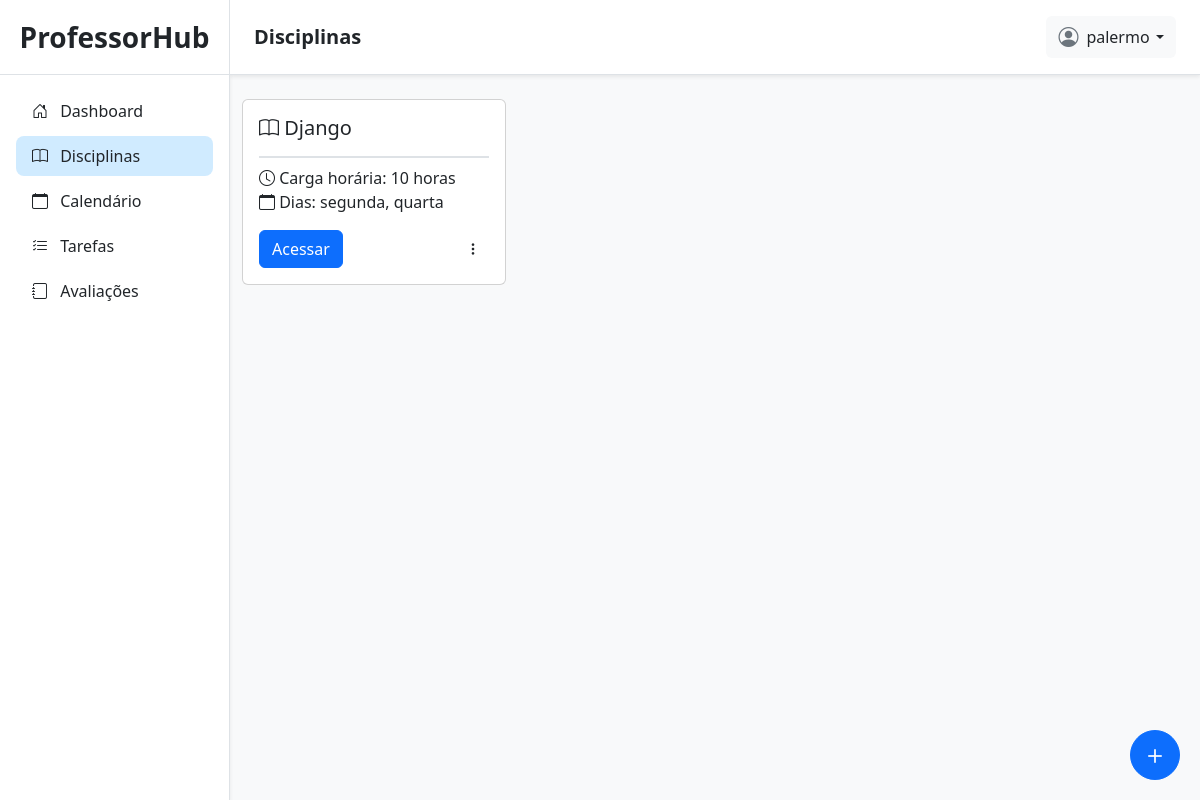
The app's page /disciplinas/ (signed in), older data.
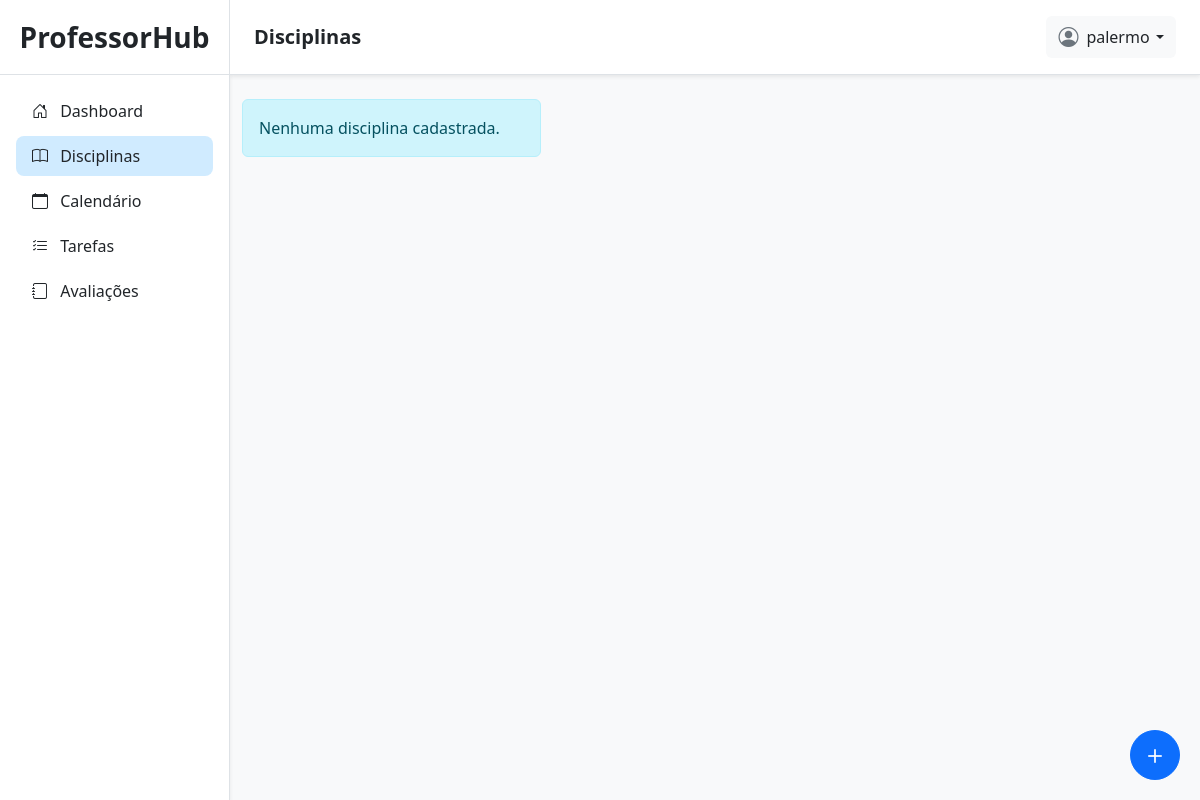
The same page, newer data.
### planner/models.py (models this page shows, shortened)
class Disciplina(models.Model):
    PERIODO = [
        ('semestral', 'semestral'),
        ('anual', 'anual'),
    ]
    user = models.ForeignKey(User, on_delete=models.CASCADE, related_name='disciplinas')
    calendario = models.ForeignKey(CalendarioLetivo, on_delete=models.CASCADE, related_name='disciplinas')
    nome = models.CharField(max_length=100)
    periodo = models.CharField(max_length=20, choices=PERIODO)
    carga_horaria = models.PositiveIntegerField()
    aviso = models.CharField(max_length=100, default='')

### planner/views/disciplinas/views_disciplinas.py (the view, shortened to what this page needs)
# urls.py: path('disciplinas/', views_disciplinas.disciplinas_view, name='disciplinas'),
@login_required(login_url='/login/')
@transaction.atomic
def disciplinas_view(request):
    if request.method == 'GET':
        disciplinas = Disciplina.objects.filter(user=request.user)
        calendarios = CalendarioLetivo.objects.filter(user=request.user)
        form = DisciplinaForm()
        dias_disciplinas = []
        for disciplina in disciplinas:
            dias = get_dias_aula_na_semana_disciplina(disciplina)
            dias_list = list(dias)
            dias_str = ', '.join(dias_list)
            dias_disciplinas.append(
                (disciplina, dias_str)
            )
            criar_aviso_se_faltar_aulas(disciplina)
        return render(request, 'planner/disciplinas/disciplinas.html', {
            'disciplinas': disciplinas,
            'calendarios': calendarios,
            'form': form,
            'dias_disciplinas': dias_disciplinas
        })
    return redirect('disciplinas')

### planner/utils.py (called while the page is built)
def calcular_num_aulas_faltantes(disciplina):
    total = disciplina.carga_horaria
    aulas_criadas = PlanoAula.objects.filter(
        disciplina=disciplina,
    ).aggregate(num_aulas=Sum('num_aulas'))['num_aulas'] or 0
    print('total:', total)
    print('aulas_criadas:', aulas_criadas)
    aulas_faltantes = total - aulas_criadas
    nome = f'[{disciplina.nome}]'
    carga = f'total={total:02}'
    print(f'[{str(disciplina.pk).rjust(2)}] | {nome.ljust(15)} | {carga:02}h | {aulas_criadas:02} | -> faltam {aulas_faltantes} aula(s)')
    return aulas_faltantes

def criar_aviso_se_faltar_aulas(disciplina):
    aulas_faltantes = calcular_num_aulas_faltantes(disciplina)
    mensagem = ''
    if aulas_faltantes > 0:
        mensagem = f"Faltam {aulas_faltantes} aula{'s' if aulas_faltantes != 1 else ''} para cumprir a carga horária!"
    if aulas_faltantes > 0:
        if not disciplina.aviso:
            disciplina.aviso = mensagem
            disciplina.save()
    else:
        print('tudo ok aulas')
        disciplina.aviso = ''
        disciplina.save()

### planner/templates/planner/disciplinas/disciplinas.html (shortened to what this page needs)
{% extends 'planner/base.html' %}
{% load static %}
{% block titlenavbar %}
Disciplinas
{% endblock %}
{% block content %}
<div class="container mt-4">
    <div class="row row-cols-1 row-cols-md-3 g-4 mb-3">
        {% for disciplina, dias_aulas in dias_disciplinas %}
        <div class="col" style="max-width: 18rem;">
            <div class="card h-100">
                <div class="card-body d-flex flex-column">
                    <h5 class="card-title border-bottom border-2 pb-3"><i class="bi bi-book"></i> {{ disciplina.nome }}</h5>
                    <div>
                        <div><i class="bi bi-clock"></i> Carga horária: {{ disciplina.carga_horaria }} horas</div>
                        <div><i class="bi bi-calendar"></i> Dias: {{ dias_aulas }}</div>
                    </div>
                    <div class="mt-auto pt-3 d-flex justify-content-between align-items-center">
                        <a href="{% url 'disciplina_planos' disciplina.id %}" class="btn btn-primary">Acessar</a>
                        <div class="dropdown">
                            <button class="btn btn-sm" type="button" data-bs-toggle="dropdown" aria-expanded="false">
                                <i class="bi bi-three-dots-vertical"></i>
                            </button>
                        </div>
                    </div>
                </div>
            </div>
        </div>
        {% empty %}
        <div class="col-12">
            <div class="alert alert-info">Nenhuma disciplina cadastrada.</div>
        </div>
        {% endfor %}
    </div>
</div>
<button type="button"
    class="btn btn-primary rounded-circle d-flex align-items-center justify-content-center position-fixed"
    data-bs-toggle="modal"
    data-bs-target="#adicionarDisciplina"
    style="height: 50px; width: 50px; bottom: 20px; right: 20px;">
    <i class="bi bi-plus fs-3"></i>
</button>
{% endblock %}

Row changes from the older to the newer data that the page shows:
removed Disciplina: nome "Django", carga_horaria "10", dias_aulas "segunda, quarta"
Text that changed along with them:
text now shown: "Nenhuma disciplina cadastrada."
